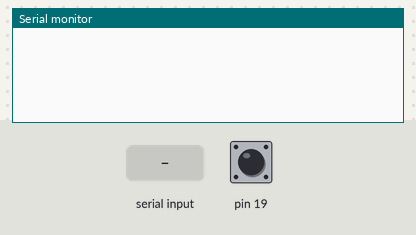
Simulated run of this sketch. Board: Arduino Uno, built with avr-gcc and run on an emulated ATmega328P. Parts: the last lines printed to the serial monitor. Inputs (shaded band) come from the test bench; at power-on: pin 19 HIGH.

Above: at 1.2 s.
1.3 s: byte 30 received over Serial
At 2.1 s:
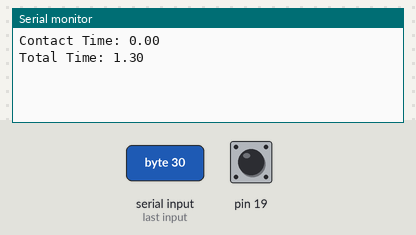
2.8 s: byte 90 received over Serial
At 3.2 s:
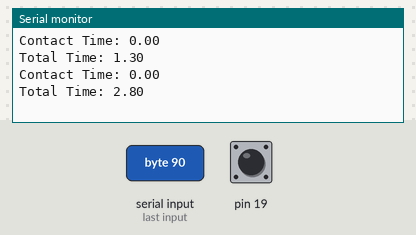

Measured:
- after the input at 1.3 s, the serial monitor: prints a new line at once (image 1)
- after the input at 2.8 s, the serial monitor: prints a new line at once (image 2)

The sketch:

SpiralContactTestNoInterrupt.ino
```cpp
volatile boolean flag2 = false;
volatile double initialMillis = 0;
volatile int startMillis = 0;
volatile int  endMillis = 0;
double  prevDuration = 0;
double  duration = 0;
double totalTime = 0;
volatile int  durationTemp = 0;
boolean currentState = true;
boolean prevState = true;


byte inByte = 0;
int prevByte = 0;
boolean newData = false;
int currentTime;
int prevTime;
bool firstTime = true;
#define NOP __asm__ __volatile__ ("nop\n\t")


void setup() {
  // put your setup code here, to run once:

  Serial.begin(9600);
  pinMode(19, INPUT_PULLUP);
  initialMillis = millis();
}


void loop() {


  currentState = digitalRead(19);

  if (currentState == LOW && prevState == HIGH) {
    prevState = LOW;
    startMillis = millis();

    //    Serial.print(startMillis);
    //    Serial.print(" ");

  }


  if (currentState == HIGH && prevState == LOW) {
    prevState = HIGH;
    endMillis = millis();
    flag2 = true;
  }

  if (flag2 == true && endMillis - startMillis > 10 ) {
    durationTemp = endMillis - startMillis;
    duration = prevDuration + durationTemp;
    prevDuration = duration;
    flag2 = false;


  }


  recvOneChar();
  showNewData();
}


void recvOneChar() {
  if (Serial.available() > 0) {
    totalTime = (millis()-initialMillis)/1000;
    inByte = Serial.read();
    NOP;
    newData = true;
  }
}

void showNewData() {
  if (newData == true) {
    //if (inByte > 0) {
    Serial.print("Contact Time: ");
    Serial.println(duration / 1000);
    Serial.print("Total Time: ");
    Serial.println(totalTime);

    //}
    newData = false;
  }
}
```
